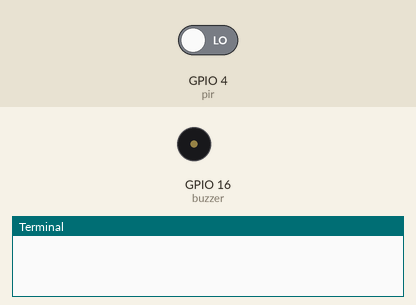
The program below on a simulated Raspberry Pi (BCM pin numbers). Parts: buzzer (waves = sounding, pin HIGH), the last lines printed to the terminal. The test bench sets the inputs (shaded band); at power-on: GPIO 4 (pir) LOW.

Above: at 1.2 s.
1.3 s: GPIO 4 (pir) driven HIGH
At 2.1 s:
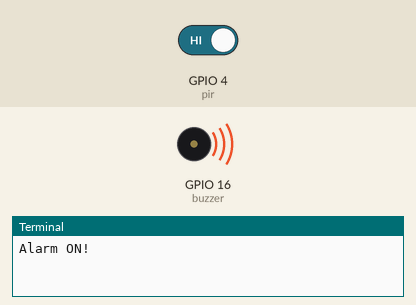
4.3 s: GPIO 4 (pir) driven LOW
At 4.6 s:
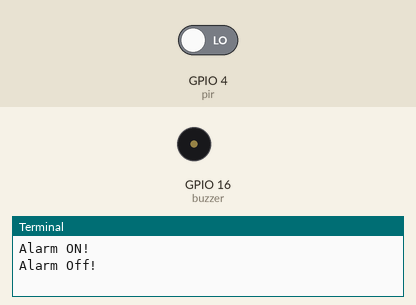
Timing chart, 0 to 7.3 s (numbered marks = the images above; inputs shaded):
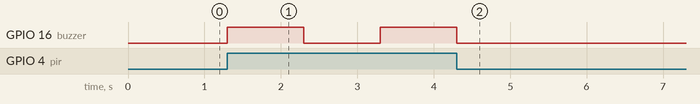

The program:

birdRepellent.py
```python
from gpiozero import MotionSensor, Buzzer
from signal import pause
from time import sleep

pir = MotionSensor(4)
buzzer = Buzzer(16)

#This probably a terrible implementation but hey it works and its my idea :)
while True:
    pir.wait_for_motion()
    print("Alarm ON!")
    buzzer.beep()
    pir.wait_for_no_motion()
    print("Alarm Off!")
    buzzer.off()
```

Measured:
- after the input at 1.3 s, GPIO 16 (buzzer): LOW → HIGH at once, → LOW 1.0 s later, → HIGH 1.0 s later
- after the input at 4.3 s, GPIO 16 (buzzer): goes on until 4.3 s, then stays LOW
